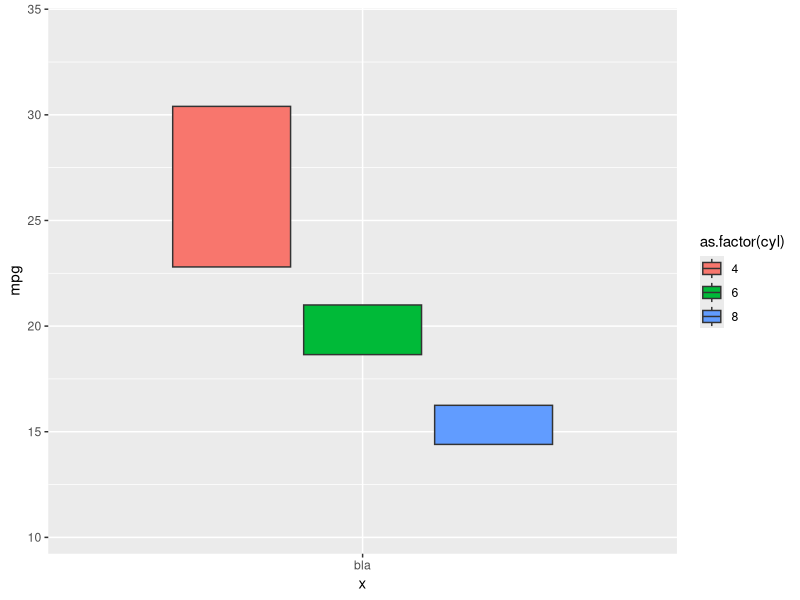

Write the R code that produced this figure.
library(tidyverse)
library(grid)
library(ggplot2)
# These functions need to be loaded for some internal functions in GeomQuantilePlot
library(rlang)
library(ggforce)

# Some more coded that needed to be copied manually. I don't know why these functions are not exposed and I'm not even sure where they come from
ggname <- function(prefix, grob) {
  grob$name <- grid::grobName(grob, prefix)
  grob
}

# From ggplot2/R/utilities.r
snakeize <- function(x) {
  x <- gsub("([A-Za-z])([A-Z])([a-z])", "\\1_\\2\\3", x)
  x <- gsub(".", "_", x, fixed = TRUE)
  x <- gsub("([a-z])([A-Z])", "\\1_\\2", x)
  tolower(x)
}

snake_class <- function(x) {
    snakeize(class(x)[1])
}

check_linewidth <- function(data, name) {
  if (is.null(data$linewidth) && !is.null(data$size)) {
    deprecate_soft0("3.4.0", I(paste0("Using the `size` aesthetic with ", name)), I("the `linewidth` aesthetic"))
    data$linewidth <- data$size
  }
  data
}

data_frame0 <- function(...) data_frame(..., .name_repair = "minimal")

geom_quantileplot <- function(mapping = NULL, data = NULL,
                         stat = "boxplot", position = "dodge2",
                         ...,
                         outlier.colour = NULL,
                         outlier.color = NULL,
                         outlier.fill = NULL,
                         outlier.shape = 19,
                         outlier.size = 1.5,
                         outlier.stroke = 0.5,
                         outlier.alpha = NULL,
                         notch = FALSE,
                         notchwidth = 0.5,
                         varwidth = FALSE,
                         na.rm = FALSE,
                         orientation = NA,
                         show.legend = NA,
                         inherit.aes = TRUE) {

  # varwidth = TRUE is not compatible with preserve = "total"
  if (is.character(position)) {
      if (varwidth == TRUE) position <- position_dodge2(preserve = "single")
  } else {
      if (identical(position$preserve, "total") & varwidth == TRUE) {
          cli::cli_warn("Can't preserve total widths when {.code varwidth = TRUE}.")
          position$preserve <- "single"
      }
  }
  
  

  layer(
    data = data,
    mapping = mapping,
    stat = stat,
    geom = GeomQuantileplot,
    position = position,
    show.legend = show.legend,
    inherit.aes = inherit.aes,
    params = list2(
      outlier.colour = outlier.color %||% outlier.colour,
      outlier.fill = outlier.fill,
      outlier.shape = outlier.shape,
      outlier.size = outlier.size,
      outlier.stroke = outlier.stroke,
      outlier.alpha = outlier.alpha,
      notch = notch,
      notchwidth = notchwidth,
      varwidth = varwidth,
      na.rm = na.rm,
      orientation = orientation,
      ...
    )
  )
}

#' @rdname ggplot2-ggproto
#' @format NULL
#' @usage NULL
#' @export
GeomQuantileplot <- ggproto("GeomQuantileplot", Geom,

  # need to declare `width` here in case this geom is used with a stat that
  # doesn't have a `width` parameter (e.g., `stat_identity`).
  extra_params = c("na.rm", "width", "orientation"),

  setup_params = function(data, params) {
    params$flipped_aes <- has_flipped_aes(data, params)
    params
  },

  setup_data = function(data, params) {
    data$flipped_aes <- params$flipped_aes
    data <- flip_data(data, params$flipped_aes)
    data$width <- data$width %||%
      params$width %||% (resolution(data$x, FALSE) * 0.9)

    if (!is.null(data$outliers)) {
      suppressWarnings({
        out_min <- vapply(data$outliers, min, numeric(1))
        out_max <- vapply(data$outliers, max, numeric(1))
      })

      data$ymin_final  <- pmin(out_min, data$ymin)
      data$ymax_final  <- pmax(out_max, data$ymax)
    }

    # if `varwidth` not requested or not available, don't use it
    if (is.null(params) || is.null(params$varwidth) || !params$varwidth || is.null(data$relvarwidth)) {
      data$xmin <- data$x - data$width / 2
      data$xmax <- data$x + data$width / 2
    } else {
      # make `relvarwidth` relative to the size of the largest group
      data$relvarwidth <- data$relvarwidth / max(data$relvarwidth)
      data$xmin <- data$x - data$relvarwidth * data$width / 2
      data$xmax <- data$x + data$relvarwidth * data$width / 2
    }
    data$width <- NULL
    if (!is.null(data$relvarwidth)) data$relvarwidth <- NULL

    flip_data(data, params$flipped_aes)
  },

  draw_group = function(self, data, panel_params, coord, lineend = "butt",
                        linejoin = "mitre", fatten = 2, outlier.colour = NULL,
                        outlier.fill = NULL, outlier.shape = 19,
                        outlier.size = 1.5, outlier.stroke = 0.5,
                        outlier.alpha = NULL, notch = FALSE, notchwidth = 0.5,
                        varwidth = FALSE, flipped_aes = FALSE) {
    
    data <- check_linewidth(data, snake_class(self))
    data <- flip_data(data, flipped_aes)
    # this may occur when using geom_quantileplot(stat = "identity")
    if (nrow(data) != 1) {
      cli::cli_abort(c(
        "Can only draw one boxplot per group",
        "i"= "Did you forget {.code aes(group = ...)}?"
      ))
    }

    common <- list(
      colour = data$colour,
      linewidth = data$linewidth,
      linetype = data$linetype,
      fill = alpha(data$fill, data$alpha),
      group = data$group
    )
    
    whiskers <- data_frame0(
      x = c(data$x, data$x),
      xend = c(data$x, data$x),
      y = c(data$upper, data$lower),
      yend = c(data$ymax, data$ymin),
      alpha = c(NA_real_, NA_real_),
      !!!common,
      .size = 2
    )
    whiskers <- flip_data(whiskers, flipped_aes)

    box <- data_frame0(
        xmin = data$xmin,
        xmax = data$xmax,
        ymin = data$lower,
        y = data$middle,
        ymax = data$upper,
        ynotchlower = ifelse(notch, data$notchlower, NA),
        ynotchupper = ifelse(notch, data$notchupper, NA),
        notchwidth = notchwidth,
        alpha = data$alpha,
        !!!common
    )
    box <- flip_data(box, flipped_aes)

    if (!is.null(data$outliers) && length(data$outliers[[1]] >= 1)) {
      outliers <- data_frame0(
        y = data$outliers[[1]],
        x = data$x[1],
        colour = outlier.colour %||% data$colour[1],
        fill = outlier.fill %||% data$fill[1],
        shape = outlier.shape %||% data$shape[1],
        size = outlier.size %||% data$size[1],
        stroke = outlier.stroke %||% data$stroke[1],
        #fill = NA,
        alpha = outlier.alpha %||% data$alpha[1],
        .size = length(data$outliers[[1]])
      )
      outliers <- flip_data(outliers, flipped_aes)

      outliers_grob <- GeomPoint$draw_panel(outliers, panel_params, coord)
    } else {
      outliers_grob <- NULL
    }

    ggname("geom_quantileplot", grobTree(
      #outliers_grob,
      #GeomSegment$draw_panel(whiskers, panel_params, coord, lineend = lineend),
      GeomCrossbar$draw_panel(
        box,
        fatten = 0,
        panel_params,
        coord,
        lineend = lineend,
        linejoin = linejoin,
        flipped_aes = flipped_aes
      )
    ))
  },

  draw_key = draw_key_boxplot,

  default_aes = aes(weight = 1, colour = "grey20", fill = "white", size = NULL,
    alpha = NA, shape = 19, linetype = "solid", linewidth = 0.5),

  required_aes = c("x|y", "lower|xlower", "upper|xupper", "middle|xmiddle", "ymin|xmin", "ymax|xmax"),

  rename_size = TRUE
)

ggplot(data = mtcars, aes(x = "bla", y = mpg)) +
    geom_quantileplot(aes(fill = as.factor(cyl)))